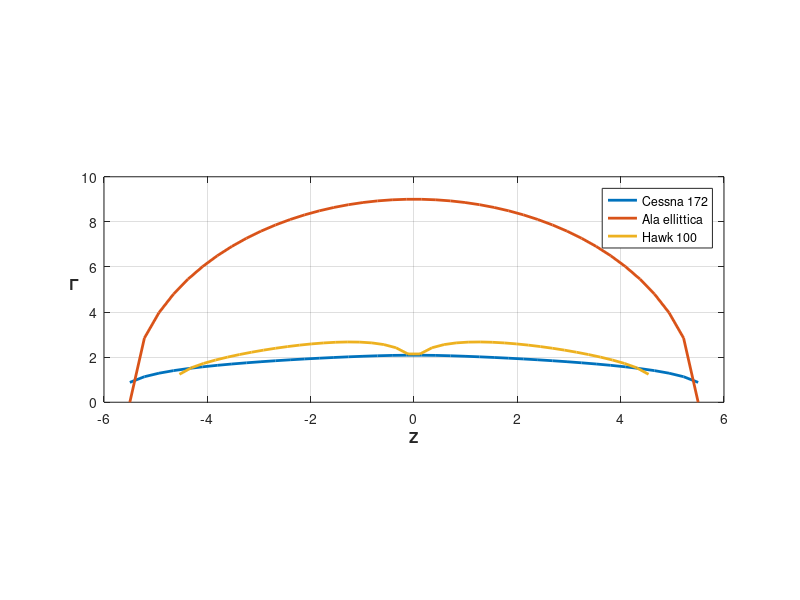

Here is the MATLAB script that generated this plot:
clear
close all
clc

%Il seguente codice permette di generare un grafico con l'andamento ella
%circolazione (ad incidenza 2 gradi) dell'ala del Cessna 172, del BAE
%Systems Hawk 100 (considerate come isolate) e dell'ala ellittica
%utilizzata per confrontare le prestazioni dell'ala del Cessna con quelle
%di un'ala ottima.

%%
config.SemiSpanwiseDiscr = [20];
config.ChordwiseDiscr = [20];

config.Span = [11];
config.SemiSpan = config.Span./2;
z_cessna=linspace (-config.SemiSpan(1),config.SemiSpan(1),2*config.SemiSpanwiseDiscr(1));
load('gamma_plot_cessna.mat', 'gamma_plot_cessna');

b = config.Span;
z_ell=linspace(-b/2, b/2, 40);
load('gamma_plot_ell.mat', 'gamma_plot_ell');

config.Span = [9.08];
config.SemiSpan = config.Span./2;
z_hawk=linspace (-config.SemiSpan(1),config.SemiSpan(1),2*config.SemiSpanwiseDiscr(1));
load('gamma_plot_hawk.mat', 'gamma_plot_hawk');

figure
plot(z_cessna, gamma_plot_cessna, 'LineWidth', 2)
hold on
plot(z_ell, abs(gamma_plot_ell), 'LineWidth', 2)
plot(z_hawk, gamma_plot_hawk, 'LineWidth', 2)
grid on
xlabel('Z', 'FontWeight', 'bold'); ylabel('\Gamma', 'Rotation', 0, 'FontWeight', 'bold')
legend('Cessna 172', 'Ala ellittica', 'Hawk 100')
pbaspect([2.75 1 1]);

%%
saveas(gcf, 'confronto_cicrcolazioni.jpg')
